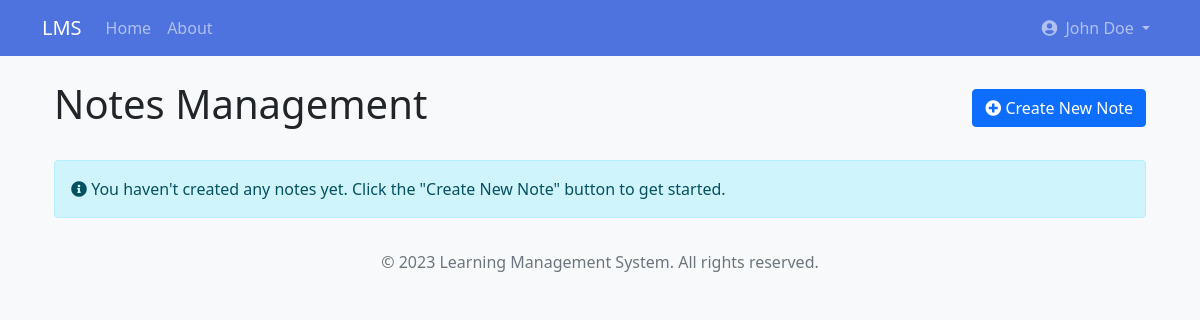
The app's page /instructor/notes (signed in), older data.
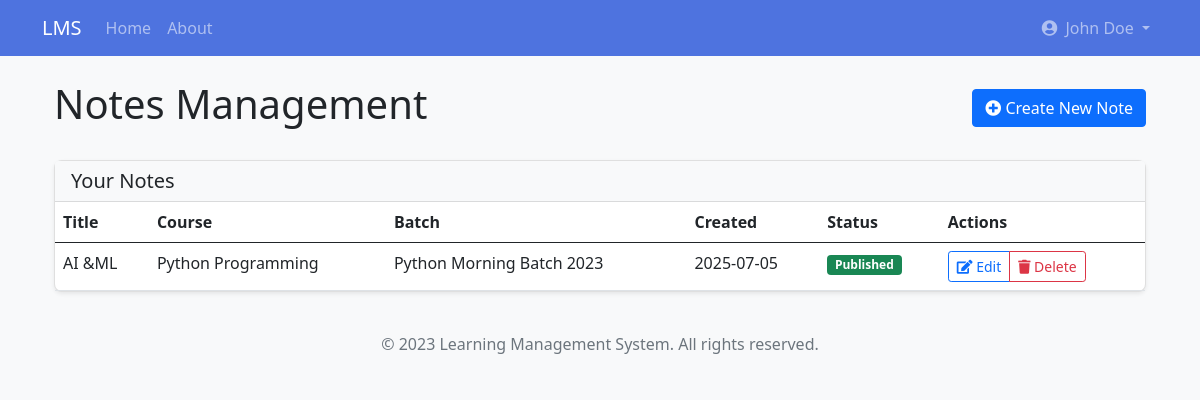
The same page, newer data.
### app/models/user.py (models this page shows, shortened)
class Notes(db.Model):
    __tablename__ = 'notes'
    id = db.Column(db.Integer, primary_key=True)
    title = db.Column(db.String(100), nullable=False)
    content = db.Column(db.Text, nullable=False)
    file_path = db.Column(db.String(255), nullable=True)  # For uploaded files
    course_id = db.Column(db.Integer, db.ForeignKey(
        'course.id'), nullable=False)
    batch_id = db.Column(db.Integer, db.ForeignKey(
        'batches.id'), nullable=True)
    instructor_id = db.Column(
        db.Integer, db.ForeignKey('user.id'), nullable=False)
    created_at = db.Column(db.DateTime, default=datetime.utcnow)
    updated_at = db.Column(
        db.DateTime, default=datetime.utcnow, onupdate=datetime.utcnow)
    is_published = db.Column(db.Boolean, default=False)
    course = db.relationship('Course', backref=db.backref('notes', lazy=True))
    batch = db.relationship('Batch', backref=db.backref('notes', lazy=True))
    instructor = db.relationship(
        'User', backref=db.backref('published_notes', lazy=True))

class Course(db.Model):
    id = db.Column(db.Integer, primary_key=True)
    title = db.Column(db.String(100), nullable=False)
    description = db.Column(db.Text, nullable=True)
    instructor_id = db.Column(
        db.Integer, db.ForeignKey('user.id'), nullable=False)
    created_at = db.Column(db.DateTime, default=datetime.utcnow)
    category_id = db.Column(db.Integer, db.ForeignKey(
        'course_category.id'), nullable=True)
    thumbnail = db.Column(db.String(255), nullable=True)
    is_published = db.Column(db.Boolean, default=False)
    is_featured = db.Column(db.Boolean, default=False)
    enable_drip = db.Column(db.Boolean, default=False)
    drip_interval_days = db.Column(
        db.Integer, default=0)  # 0 means no interval
    enrollments = db.relationship('Enrollment', backref='course', lazy=True)
    modules = db.relationship(
        'Module', backref='course', lazy=True, order_by='Module.order')
    prerequisites = db.relationship(
        'Course', secondary=course_prerequisites,
        primaryjoin=(course_prerequisites.c.course_id == id),
        secondaryjoin=(course_prerequisites.c.prerequisite_id == id),
        backref=db.backref('required_for', lazy='dynamic'),
        lazy='dynamic'
    )

class Batch(db.Model):
    __tablename__ = 'batches'
    id = db.Column(db.Integer, primary_key=True)
    name = db.Column(db.String(100), nullable=False)
    course_id = db.Column(db.Integer, db.ForeignKey(
        'course.id'), nullable=False)
    start_date = db.Column(db.Date, nullable=False)
    end_date = db.Column(db.Date, nullable=False)
    max_students = db.Column(db.Integer, default=30)
    description = db.Column(db.Text)
    course = db.relationship(
        'Course', backref=db.backref('batches', lazy=True))
    students = db.relationship('User', secondary='batch_enrollments')
    classes = db.relationship('LiveClass', backref='batch', lazy=True)

### app/routes/instructor.py (the view)
@instructor.route('/notes')
@login_required
@instructor_required
def notes():
    instructor_courses = Course.query.filter_by(
        instructor_id=current_user.id).all()
    course_ids = [course.id for course in instructor_courses]
    notes_list = Notes.query.filter(
        Notes.course_id.in_(course_ids),
        Notes.instructor_id == current_user.id
    ).order_by(Notes.created_at.desc()).all()
    return render_template('instructor/notes.html',
                           notes=notes_list,
                           courses=instructor_courses)

### app/models/user.py (called while the page is built)
@login_manager.user_loader
def load_user(user_id):
    return User.query.get(int(user_id))

### app/routes/instructor.py (called while the page is built)
def instructor_required(f):
    @wraps(f)
    def decorated_function(*args, **kwargs):
        if not current_user.is_authenticated or current_user.role != UserRole.INSTRUCTOR:
            flash('You do not have permission to access this page.', 'danger')
            return redirect(url_for('main.index'))
        return f(*args, **kwargs)
    return decorated_function

### app/templates/instructor/notes.html (shortened to what this page needs)
{% extends "base.html" %}
{% block content %}
<div class="container mt-4">
    <div class="d-flex justify-content-between align-items-center mb-4">
        <h1>Notes Management</h1>
        <a href="{{ url_for('instructor.create_note') }}" class="btn btn-primary">
            <i class="fas fa-plus-circle"></i> Create New Note
        </a>
    </div>
    {% if notes %}
        <div class="card mb-4">
            <div class="card-header bg-light">
                <h5 class="mb-0">Your Notes</h5>
            </div>
            <div class="card-body p-0">
                <div class="table-responsive">
                    <table class="table table-hover mb-0">
                        <thead>
                            <tr>
                                <th>Title</th>
                                <th>Course</th>
                                <th>Batch</th>
                                <th>Created</th>
                                <th>Status</th>
                                <th>Actions</th>
                            </tr>
                        </thead>
                        <tbody>
                            {% for note in notes %}
                            <tr>
                                <td>{{ note.title }}</td>
                                <td>
                                    {% for course in courses %}
                                        {% if course.id == note.course_id %}
                                            {{ course.title }}
                                        {% endif %}
                                    {% endfor %}
                                </td>
                                <td>
                                    {% if note.batch_id %}
                                        {{ note.batch.name }}
                                    {% else %}
                                        <span class="text-muted">All batches</span>
                                    {% endif %}
                                </td>
                                <td>{{ note.created_at.strftime('%Y-%m-%d') }}</td>
                                <td>
                                    {% if note.is_published %}
                                        <span class="badge bg-success">Published</span>
                                    {% else %}
                                        <span class="badge bg-warning">Draft</span>
                                    {% endif %}
                                </td>
                                <td>
                                    <div class="btn-group">
                                        <a href="{{ url_for('instructor.edit_note', note_id=note.id) }}" class="btn btn-sm btn-outline-primary">
                                            <i class="fas fa-edit"></i> Edit
                                        </a>
                                        <button type="button" class="btn btn-sm btn-outline-danger" data-bs-toggle="modal" data-bs-target="#deleteNoteModal{{ note.id }}">
                                            <i class="fas fa-trash"></i> Delete
                                        </button>
                                    </div>
                                </td>
                            </tr>
                            {% endfor %}
                        </tbody>
                    </table>
                </div>
            </div>
        </div>
    {% else %}
        <div class="alert alert-info">
            <i class="fas fa-info-circle"></i> You haven't created any notes yet. Click the "Create New Note" button to get started.
        </div>
    {% endif %}
</div>
{% endblock %}

Row changes from the older to the newer data that the page shows:
added Notes: title "AI &ML", batch.name "Python Morning Batch 2023", created_at "2025-07-05", is_published "Published"
now on this page (row unchanged): Course: title "Python Programming"
Text that changed along with them:
text no longer shown: "You haven't created any notes yet. Click the \"Create New Note\" button to get started."
text now shown: "Your Notes Title Course Batch Created Status Actions"
